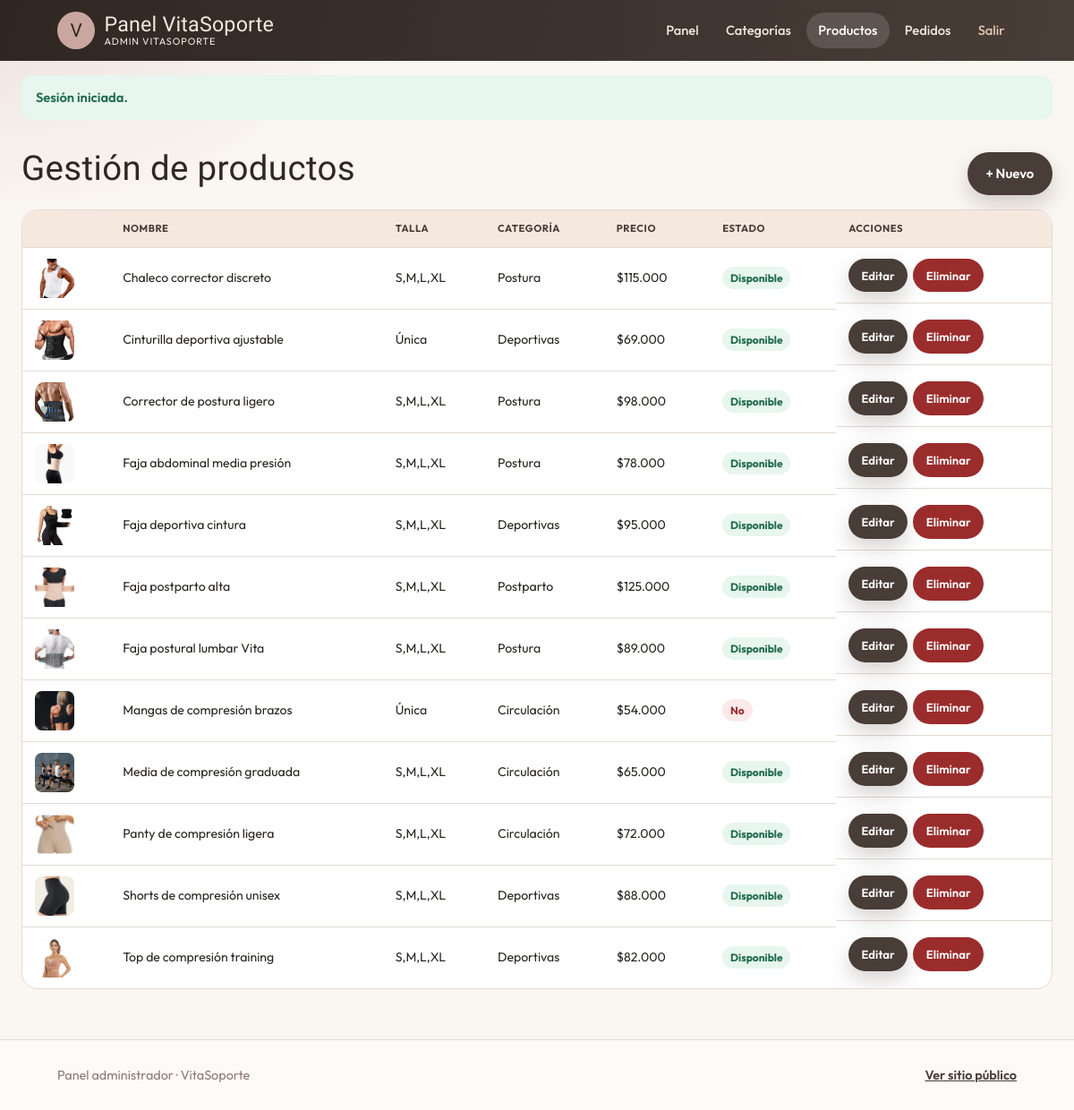
Page /admin/productos.php (signed in) on the committed database.
### tables this page shows
CREATE TABLE producto (
  id_producto INT UNSIGNED AUTO_INCREMENT PRIMARY KEY,
  nombre VARCHAR(150) NOT NULL,
  talla VARCHAR(50) NOT NULL DEFAULT 'Única',
  precio DECIMAL(10,2) NOT NULL DEFAULT 0.00,
  descripcion TEXT NULL,
  disponible TINYINT(1) NOT NULL DEFAULT 1,
  foto_url VARCHAR(500) NULL,
  id_categoria INT UNSIGNED NOT NULL,
  CONSTRAINT fk_producto_categoria
    FOREIGN KEY (id_categoria) REFERENCES categoria(id_categoria)
    ON UPDATE CASCADE ON DELETE RESTRICT
);

CREATE TABLE categoria (
  id_categoria INT UNSIGNED AUTO_INCREMENT PRIMARY KEY,
  nombre VARCHAR(100) NOT NULL,
  imagen VARCHAR(500) NULL
);

### includes/funciones.php (called while the page is built, shortened)
<?php
function e(?string $value): string
{
    return htmlspecialchars((string) $value, ENT_QUOTES | ENT_SUBSTITUTE, 'UTF-8');
}
function formatearPrecio(float|int|string $precio): string
{
    return '$' . number_format((float) $precio, 0, ',', '.');
}
function fotoProducto(?string $fotoUrl): string
{
    $foto = trim((string) $fotoUrl);
    if (str_starts_with($foto, 'http://') || str_starts_with($foto, 'https://') || str_starts_with($foto, 'img/')) {
        return $foto;
    }
    return 'img/' . ltrim($foto, '/');
}

### admin/productos.php (the view, shortened to what this page needs)
<?php
require_once __DIR__ . '/../includes/funciones.php';
$productos = $conexion->query(
    'SELECT p.*, c.nombre AS categoria_nombre
     FROM producto p JOIN categoria c ON c.id_categoria = p.id_categoria
     ORDER BY p.nombre'
)->fetch_all(MYSQLI_ASSOC);
require __DIR__ . '/../includes/header_admin.php';
?>
<div class="toolbar">
    <h2>Gestión de productos</h2>
    <a class="btn btn-primary" href="producto_form.php">+ Nuevo</a>
</div>
<div class="tabla-wrap">
<table>
    <thead>
        <tr><th></th><th>Nombre</th><th>Talla</th><th>Categoría</th><th>Precio</th><th>Estado</th><th>Acciones</th></tr>
    </thead>
    <tbody>
    <?php foreach ($productos as $p): ?>
        <tr>
            <td><img class="thumb" src="../<?= e(fotoProducto($p['foto_url'])) ?>" alt=""></td>
            <td><?= e($p['nombre']) ?></td>
            <td><?= e($p['talla']) ?></td>
            <td><?= e($p['categoria_nombre']) ?></td>
            <td><?= e(formatearPrecio($p['precio'])) ?></td>
            <td>
                <a href="?toggle=<?= (int)$p['id_producto'] ?>">
                    <span class="<?= (int)$p['disponible'] ? 'badge-ok' : 'badge-off' ?>">
                        <?= (int)$p['disponible'] ? 'Disponible' : 'No' ?>
                    </span>
                </a>
            </td>
            <td class="acciones">
                <a class="btn btn-sm btn-primary" href="producto_form.php?id=<?= (int)$p['id_producto'] ?>">Editar</a>
                <form method="post" onsubmit="return confirm('¿Eliminar?')">
                    <button class="btn btn-sm btn-danger" type="submit">Eliminar</button>
                </form>
            </td>
        </tr>
    <?php endforeach; ?>
    </tbody>
</table>
</div>
<?php require __DIR__ . '/../includes/footer_admin.php'; ?>

### css/estilos.css (style rules this page uses)
:root { --nude: #F5E9DF; --champagne: #E2C8B5; --rosa: #C9A7A0; --cafe: #493D37; --cafe-deep: #302722; --cafe-mid: #65564E; --perla: #FAF6F2; --ink: #292421; --muted: #8A7B72; --line: #E5DAD1; --white: #FFFFFF; --bordeaux: var(--cafe); --bordeaux-deep: var(--cafe-deep); --bordeaux-mid: var(--cafe-mid); --rosa-mist: var(--nude); --pearl: var(--perla); --ok: #1f6b4a; --error: #9b2c2c; --wa: #1f9e55; --radius: 18px; --shadow: 0 18px 40px rgba(48, 39, 34, 0.12); --font-display: "Marcellus", "Times New Roman", serif; --font-body: "Outfit", system-ui, sans-serif; --pad-x: clamp(1rem, 3.5vw, 1.5rem); --touch: 44px; --header-h: 4.25rem; }
* { box-sizing: border-box; margin: 0; padding: 0; }
html { scroll-behavior: smooth; -webkit-text-size-adjust: 100%; text-size-adjust: 100%; }
body { font-family: var(--font-body); color: var(--ink); background: radial-gradient(ellipse 80% 50% at 10% -10%, rgba(201, 167, 160, 0.45), transparent 55%), radial-gradient(ellipse 60% 40% at 100% 0%, rgba(73, 61, 55, 0.08), transparent 50%), linear-gradient(180deg, #FAF6F2 0%, var(--pearl) 40%, #F5E9DF 100%); min-height: 100vh; min-height: 100dvh; line-height: 1.55; display: flex; flex-direction: column; overflow-x: hidden; }
img { max-width: 100%; display: block; height: auto; }
a { color: var(--bordeaux); }
h1, h2, h3, .brand-text strong { font-family: var(--font-display); font-weight: 400; letter-spacing: 0.01em; }
.btn { display: inline-flex; align-items: center; justify-content: center; gap: 0.35rem; border: none; border-radius: 999px; padding: 0.78rem 1.3rem; font-weight: 600; text-decoration: none; cursor: pointer; font-family: inherit; font-size: 0.93rem; min-height: var(--touch); transition: transform 0.15s, background 0.2s, box-shadow 0.2s; -webkit-tap-highlight-color: transparent; }
.btn-primary { background: var(--bordeaux); color: white; box-shadow: 0 10px 22px rgba(73, 61, 55, 0.22); }
.btn-danger { background: var(--error); color: white; }
.btn-sm { padding: 0.45rem 0.9rem; font-size: 0.82rem; min-height: 2.35rem; }
.toolbar { display: flex; justify-content: space-between; align-items: flex-end; gap: 0.85rem; margin: clamp(1.15rem, 3vw, 1.5rem) 0 1rem; flex-wrap: wrap; }
.toolbar h2, .toolbar h3 { font-size: clamp(1.65rem, 4vw, 2.4rem); color: var(--bordeaux-deep); }
.badge-ok, .badge-off { padding: 0.2rem 0.55rem; border-radius: 999px; font-size: 0.75rem; font-weight: 700; display: inline-block; }
.badge-ok { background: #e7f6ee; color: var(--ok); }
.badge-off { background: #fceaea; color: var(--error); }
.admin-body { background: radial-gradient(ellipse 70% 40% at 0% 0%, rgba(201, 167, 160, 0.25), transparent 50%), var(--pearl); }
.tabla-wrap { overflow-x: auto; -webkit-overflow-scrolling: touch; background: white; border-radius: var(--radius); border: 1px solid var(--line); max-width: 100%; scrollbar-width: thin; scrollbar-color: var(--rosa) transparent; }
.tabla-wrap::after { content: ""; display: block; pointer-events: none; }
table { width: 100%; border-collapse: collapse; min-width: 560px; }
th, td { text-align: left; padding: 0.75rem 0.9rem; border-bottom: 1px solid var(--line); font-size: 0.88rem; vertical-align: middle; }
th { background: var(--rosa-mist); color: var(--bordeaux); font-size: 0.7rem; text-transform: uppercase; letter-spacing: 0.05em; white-space: nowrap; position: sticky; top: 0; z-index: 1; }
tr:last-child td { border-bottom: none; }
td img.thumb { width: 44px; height: 44px; object-fit: cover; border-radius: 8px; }
.acciones { display: flex; gap: 0.4rem; flex-wrap: wrap; align-items: center; }
.acciones form { display: inline; }

### rows in the picture
producto: foto_url (picture), nombre "Chaleco corrector discreto", talla "S,M,L,XL", id_categoria.nombre "Postura", precio "$115.000", disponible "Disponible"
producto: foto_url (picture), nombre "Cinturilla deportiva ajustable", talla "Única", id_categoria.nombre "Deportivas", precio "$69.000", disponible "Disponible"
producto: foto_url (picture), nombre "Corrector de postura ligero", talla "S,M,L,XL", id_categoria.nombre "Postura", precio "$98.000", disponible "Disponible"
producto: foto_url (picture), nombre "Faja abdominal media presión", talla "S,M,L,XL", id_categoria.nombre "Postura", precio "$78.000", disponible "Disponible"
producto: foto_url (picture), nombre "Faja deportiva cintura", talla "S,M,L,XL", id_categoria.nombre "Deportivas", precio "$95.000", disponible "Disponible"
producto: foto_url (picture), nombre "Faja postparto alta", talla "S,M,L,XL", id_categoria.nombre "Postparto", precio "$125.000", disponible "Disponible"
producto: foto_url (picture), nombre "Faja postural lumbar Vita", talla "S,M,L,XL", id_categoria.nombre "Postura", precio "$89.000", disponible "Disponible"
producto: foto_url (picture), nombre "Mangas de compresión brazos", talla "Única", id_categoria.nombre "Circulación", precio "$54.000", disponible "No"
producto: foto_url (picture), nombre "Media de compresión graduada", talla "S,M,L,XL", id_categoria.nombre "Circulación", precio "$65.000", disponible "Disponible"
producto: foto_url (picture), nombre "Panty de compresión ligera", talla "S,M,L,XL", id_categoria.nombre "Circulación", precio "$72.000", disponible "Disponible"
producto: foto_url (picture), nombre "Shorts de compresión unisex", talla "S,M,L,XL", id_categoria.nombre "Deportivas", precio "$88.000", disponible "Disponible"
producto: foto_url (picture), nombre "Top de compresión training", talla "S,M,L,XL", id_categoria.nombre "Deportivas", precio "$82.000", disponible "Disponible"

### other values in the picture
$admin['nombre'] "ADMIN VITASOPORTE"
$flash['mensaje'] "Sesión iniciada."
